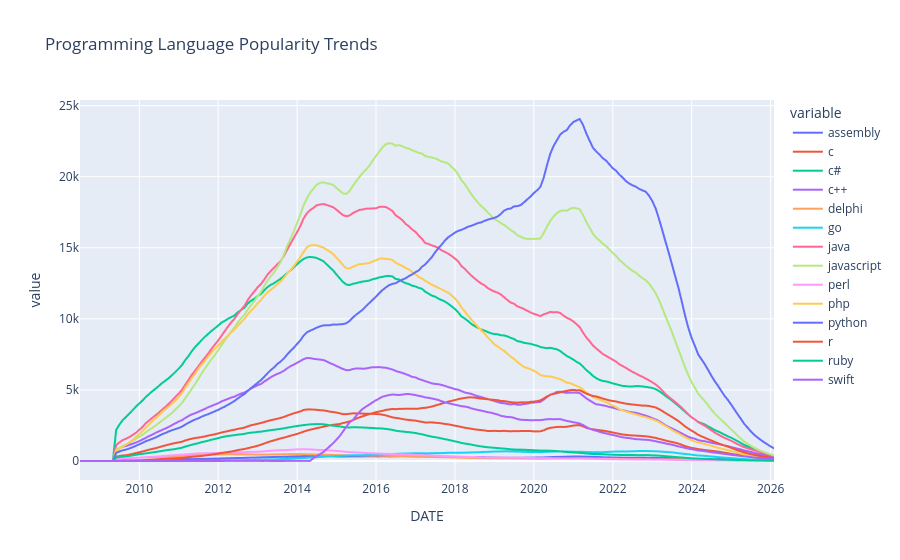

Source (notebook cell):
### Markdown cell above
## Interactive Visualization

### Code cell
fig = px.line(rolling_df, x='DATE', y=rolling_df.columns[1:], title='Programming Language Popularity Trends')
fig.show()

### Figure 1 — Plotly figure (JSON) as saved in the notebook; plotly's stock layout.template omitted (floating-point values rounded to 4 significant figures; data arrays with more than 128 entries replaced by an {"elided": "..."} marker saying what was removed)
{"data": [{"hovertemplate": "variable=assembly<br>DATE=%{x}<br>value=%{y}<extra></extra>", "legendgroup": "assembly", "line": {"color": "#636efa", "dash": "solid"}, "marker": {"symbol": "circle"}, "mode": "lines", "name": "assembly", "showlegend": true, "type": "scattergl", "x": {"elided": "212 str values"}, "xaxis": "x", "y": {"elided": "212 float values"}, "yaxis": "y"}, {"hovertemplate": "variable=c<br>DATE=%{x}<br>value=%{y}<extra></extra>", "legendgroup": "c", "line": {"color": "#EF553B", "dash": "solid"}, "marker": {"symbol": "circle"}, "mode": "lines", "name": "c", "showlegend": true, "type": "scattergl", "x": {"elided": "212 str values"}, "xaxis": "x", "y": {"elided": "212 float values"}, "yaxis": "y"}, {"hovertemplate": "variable=c#<br>DATE=%{x}<br>value=%{y}<extra></extra>", "legendgroup": "c#", "line": {"color": "#00cc96", "dash": "solid"}, "marker": {"symbol": "circle"}, "mode": "lines", "name": "c#", "showlegend": true, "type": "scattergl", "x": {"elided": "212 str values"}, "xaxis": "x", "y": {"elided": "212 float values"}, "yaxis": "y"}, {"hovertemplate": "variable=c++<br>DATE=%{x}<br>value=%{y}<extra></extra>", "legendgroup": "c++", "line": {"color": "#ab63fa", "dash": "solid"}, "marker": {"symbol": "circle"}, "mode": "lines", "name": "c++", "showlegend": true, "type": "scattergl", "x": {"elided": "212 str values"}, "xaxis": "x", "y": {"elided": "212 float values"}, "yaxis": "y"}, {"hovertemplate": "variable=delphi<br>DATE=%{x}<br>value=%{y}<extra></extra>", "legendgroup": "delphi", "line": {"color": "#FFA15A", "dash": "solid"}, "marker": {"symbol": "circle"}, "mode": "lines", "name": "delphi", "showlegend": true, "type": "scattergl", "x": {"elided": "212 str values"}, "xaxis": "x", "y": {"elided": "212 float values"}, "yaxis": "y"}, {"hovertemplate": "variable=go<br>DATE=%{x}<br>value=%{y}<extra></extra>", "legendgroup": "go", "line": {"color": "#19d3f3", "dash": "solid"}, "marker": {"symbol": "circle"}, "mode": "lines", "name": "go", "showlegend": true, "type": "scattergl", "x": {"elided": "212 str values"}, "xaxis": "x", "y": {"elided": "212 float values"}, "yaxis": "y"}, {"hovertemplate": "variable=java<br>DATE=%{x}<br>value=%{y}<extra></extra>", "legendgroup": "java", "line": {"color": "#FF6692", "dash": "solid"}, "marker": {"symbol": "circle"}, "mode": "lines", "name": "java", "showlegend": true, "type": "scattergl", "x": {"elided": "212 str values"}, "xaxis": "x", "y": {"elided": "212 float values"}, "yaxis": "y"}, {"hovertemplate": "variable=javascript<br>DATE=%{x}<br>value=%{y}<extra></extra>", "legendgroup": "javascript", "line": {"color": "#B6E880", "dash": "solid"}, "marker": {"symbol": "circle"}, "mode": "lines", "name": "javascript", "showlegend": true, "type": "scattergl", "x": {"elided": "212 str values"}, "xaxis": "x", "y": {"elided": "212 float values"}, "yaxis": "y"}, {"hovertemplate": "variable=perl<br>DATE=%{x}<br>value=%{y}<extra></extra>", "legendgroup": "perl", "line": {"color": "#FF97FF", "dash": "solid"}, "marker": {"symbol": "circle"}, "mode": "lines", "name": "perl", "showlegend": true, "type": "scattergl", "x": {"elided": "212 str values"}, "xaxis": "x", "y": {"elided": "212 float values"}, "yaxis": "y"}, {"hovertemplate": "variable=php<br>DATE=%{x}<br>value=%{y}<extra></extra>", "legendgroup": "php", "line": {"color": "#FECB52", "dash": "solid"}, "marker": {"symbol": "circle"}, "mode": "lines", "name": "php", "showlegend": true, "type": "scattergl", "x": {"elided": "212 str values"}, "xaxis": "x", "y": {"elided": "212 float values"}, "yaxis": "y"}, {"hovertemplate": "variable=python<br>DATE=%{x}<br>value=%{y}<extra></extra>", "legendgroup": "python", "line": {"color": "#636efa", "dash": "solid"}, "marker": {"symbol": "circle"}, "mode": "lines", "name": "python", "showlegend": true, "type": "scattergl", "x": {"elided": "212 str values"}, "xaxis": "x", "y": {"elided": "212 float values"}, "yaxis": "y"}, {"hovertemplate": "variable=r<br>DATE=%{x}<br>value=%{y}<extra></extra>", "legendgroup": "r", "line": {"color": "#EF553B", "dash": "solid"}, "marker": {"symbol": "circle"}, "mode": "lines", "name": "r", "showlegend": true, "type": "scattergl", "x": {"elided": "212 str values"}, "xaxis": "x", "y": {"elided": "212 float values"}, "yaxis": "y"}, {"hovertemplate": "variable=ruby<br>DATE=%{x}<br>value=%{y}<extra></extra>", "legendgroup": "ruby", "line": {"color": "#00cc96", "dash": "solid"}, "marker": {"symbol": "circle"}, "mode": "lines", "name": "ruby", "showlegend": true, "type": "scattergl", "x": {"elided": "212 str values"}, "xaxis": "x", "y": {"elided": "212 float values"}, "yaxis": "y"}, {"hovertemplate": "variable=swift<br>DATE=%{x}<br>value=%{y}<extra></extra>", "legendgroup": "swift", "line": {"color": "#ab63fa", "dash": "solid"}, "marker": {"symbol": "circle"}, "mode": "lines", "name": "swift", "showlegend": true, "type": "scattergl", "x": {"elided": "212 str values"}, "xaxis": "x", "y": {"elided": "212 float values"}, "yaxis": "y"}], "layout": {"legend": {"title": {"text": "variable"}, "tracegroupgap": 0}, "title": {"text": "Programming Language Popularity Trends"}, "xaxis": {"anchor": "y", "domain": [0, 1], "title": {"text": "DATE"}}, "yaxis": {"anchor": "x", "domain": [0, 1], "title": {"text": "value"}}}}
